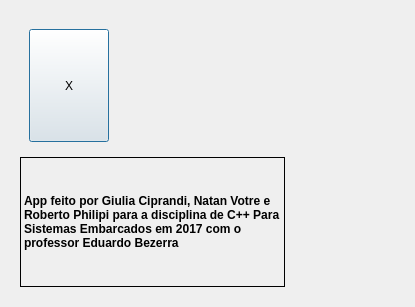
<?xml version="1.0" encoding="UTF-8"?>
<ui version="4.0">
 <class>ExtraInfo</class>
 <widget class="QDialog" name="ExtraInfo">
  <property name="geometry">
   <rect>
    <x>0</x>
    <y>0</y>
    <width>415</width>
    <height>307</height>
   </rect>
  </property>
  <property name="windowTitle">
   <string>Dialog</string>
  </property>
  <property name="autoFillBackground">
   <bool>false</bool>
  </property>
  <property name="modal">
   <bool>false</bool>
  </property>
  <layout class="QHBoxLayout" name="horizontalLayout">
   <item>
    <widget class="QWidget" name="widget" native="true">
     <property name="sizePolicy">
      <sizepolicy hsizetype="MinimumExpanding" vsizetype="Preferred">
       <horstretch>0</horstretch>
       <verstretch>0</verstretch>
      </sizepolicy>
     </property>
     <layout class="QVBoxLayout" name="verticalLayout">
      <item>
       <widget class="QWidget" name="widget_2" native="true">
        <layout class="QHBoxLayout" name="horizontalLayout_2">
         <item>
          <widget class="QPushButton" name="pushButton">
           <property name="enabled">
            <bool>true</bool>
           </property>
           <property name="sizePolicy">
            <sizepolicy hsizetype="Minimum" vsizetype="Minimum">
             <horstretch>0</horstretch>
             <verstretch>0</verstretch>
            </sizepolicy>
           </property>
           <property name="minimumSize">
            <size>
             <width>0</width>
             <height>0</height>
            </size>
           </property>
           <property name="text">
            <string>X</string>
           </property>
          </widget>
         </item>
         <item>
          <spacer name="horizontalSpacer_2">
           <property name="orientation">
            <enum>Qt::Horizontal</enum>
           </property>
           <property name="sizeHint" stdset="0">
            <size>
             <width>40</width>
             <height>20</height>
            </size>
           </property>
          </spacer>
         </item>
        </layout>
       </widget>
      </item>
      <item>
       <widget class="QLabel" name="label_3">
        <property name="sizePolicy">
         <sizepolicy hsizetype="Minimum" vsizetype="Minimum">
          <horstretch>0</horstretch>
          <verstretch>0</verstretch>
         </sizepolicy>
        </property>
        <property name="font">
         <font>
          <weight>75</weight>
          <bold>true</bold>
         </font>
        </property>
        <property name="autoFillBackground">
         <bool>false</bool>
        </property>
        <property name="frameShape">
         <enum>QFrame::Box</enum>
        </property>
        <property name="text">
         <string>App feito por Giulia Ciprandi, Natan Votre e Roberto Philipi para a disciplina de C++ Para Sistemas Embarcados em 2017 com o professor Eduardo Bezerra</string>
        </property>
        <property name="wordWrap">
         <bool>true</bool>
        </property>
        <property name="margin">
         <number>1</number>
        </property>
       </widget>
      </item>
     </layout>
    </widget>
   </item>
   <item>
    <spacer name="horizontalSpacer">
     <property name="orientation">
      <enum>Qt::Horizontal</enum>
     </property>
     <property name="sizeHint" stdset="0">
      <size>
       <width>40</width>
       <height>20</height>
      </size>
     </property>
    </spacer>
   </item>
  </layout>
 </widget>
 <resources/>
 <connections/>
</ui>
